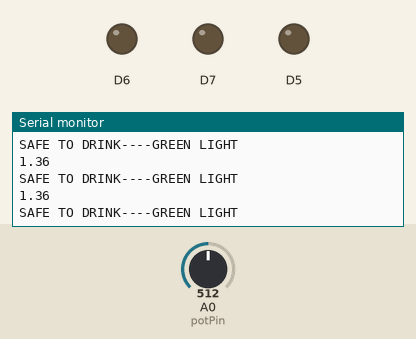
Simulated run of this sketch. Board: ESP8266 (NodeMCU). Shown: output pins drawn as LEDs (lit = HIGH), the last lines printed to the serial monitor. The test bench sets the inputs (shaded band); at power-on: A0 (potPin) = 512.

Above: at 2.2 s.
2.3 s: A0 (potPin) set to 734
At 2.9 s:
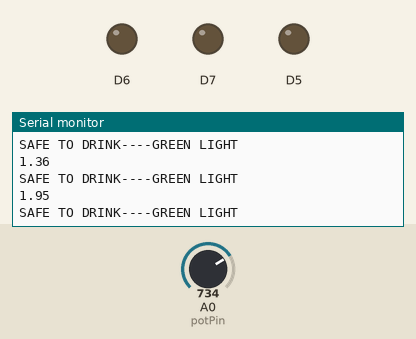
3.8 s: A0 (potPin) set to 770
At 4.4 s:
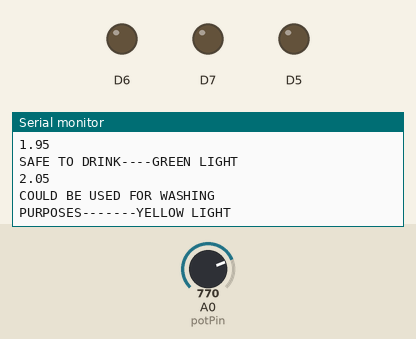
Timing chart, 0 to 6.8 s (numbered marks = the images above; inputs shaded):
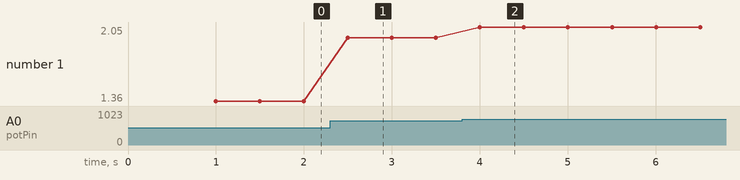

Measured:
- the behaviour switches between 752 and 753 on A0 (potPin) (found by bisection; images 1 and 2)
- after the input at 2.3 s, the serial monitor: prints a new line after 0.20 s (image 1)
- after the input at 3.8 s, the serial monitor: prints a new line after 0.20 s (image 2)
- plotted number 1: 1.36 → 1.95 after the input at 2.3 s, 1.95 → 2.05 after the input at 3.8 s

The sketch:

sketch_jul27a.ino
```cpp
const int potPin=A0;
float ph;
float Value=0;

// CODE FOR TDS SENSOR
/*
#define TdsSensorPin A0
#define VREF 3.3              // analog reference voltage(Volt) of the ADC
#define SCOUNT  30            // sum of sample point

int analogBuffer[SCOUNT];     // store the analog value in the array, read from ADC
int analogBufferTemp[SCOUNT];
int analogBufferIndex = 0;
int copyIndex = 0;

float averageVoltage = 0;
float tdsValue = 0;
float temperature = 23;       // current temperature for compensation

// median filtering algorithm
int getMedianNum(int bArray[], int iFilterLen){
  int bTab[iFilterLen];
  for (byte i = 0; i<iFilterLen; i++)
  bTab[i] = bArray[i];
  int i, j, bTemp;
  for (j = 0; j < iFilterLen - 1; j++) {
    for (i = 0; i < iFilterLen - j - 1; i++) {
      if (bTab[i] > bTab[i + 1]) {
        bTemp = bTab[i];
        bTab[i] = bTab[i + 1];
        bTab[i + 1] = bTemp;
      }
    }
  }
  if ((iFilterLen & 1) > 0){
    bTemp = bTab[(iFilterLen - 1) / 2];
  }
  else {
    bTemp = (bTab[iFilterLen / 2] + bTab[iFilterLen / 2 - 1]) / 2;
  }
  return bTemp;
}

*/

//TDS SENSOR JUGAAD
String check(float tds, float ph)
{
  String b;
  if(tds>100.0 && tds<300.0 && ph>0.5 && ph<2.0)
  {
    b="true";
  }
  else if((tds<100.0 && ph<0.5)|| (tds>300.0 && ph>2.0))
  {
    b="HARMFUL";
  }
  else
  {
    b="medium";
  }
  return b;
}
void setup() {
  // put your setup code here, to run once:
  Serial.begin(9600);
  pinMode(potPin,INPUT);
  delay(1000);
  pinMode(D5,HIGH);
  pinMode(D6,HIGH);
  pinMode(D7,HIGH);
  /*
   Serial.begin(115200);
  pinMode(TdsSensorPin,INPUT);
   */
}
 void loop(){

    Value= analogRead(potPin);
    //Serial.print(Value);
    //Serial.print(" | ");
    float voltage=Value*(3.3/4095.0);
    ph=(3.3*voltage);
    Serial.println(ph);
    /*
     * static unsigned long analogSampleTimepoint = millis();
  if(millis()-analogSampleTimepoint > 40U){     //every 40 milliseconds,read the analog value from the ADC
    analogSampleTimepoint = millis();
    analogBuffer[analogBufferIndex] = analogRead(TdsSensorPin);    //read the analog value and store into the buffer
    analogBufferIndex++;
    if(analogBufferIndex == SCOUNT){
      analogBufferIndex = 0;
    }
  }

  static unsigned long printTimepoint = millis();
  if(millis()-printTimepoint > 800U){
    printTimepoint = millis();
    for(copyIndex=0; copyIndex<SCOUNT; copyIndex++){
      analogBufferTemp[copyIndex] = analogBuffer[copyIndex];

      // read the analog value more stable by the median filtering algorithm, and convert to voltage value
      averageVoltage = getMedianNum(analogBufferTemp,SCOUNT) * (float)VREF / 1024.0;

      //temperature compensation formula: fFinalResult(25^C) = fFinalResult(current)/(1.0+0.02*(fTP-25.0));
      float compensationCoefficient = 1.0+0.02*(temperature-25.0);
      //temperature compensation
      float compensationVoltage=averageVoltage/compensationCoefficient;

      //convert voltage value to tds value
      tdsValue=(133.42*compensationVoltage*compensationVoltage*compensationVoltage - 255.86*compensationVoltage*compensationVoltage + 857.39*compensationVoltage)*0.5;

      //Serial.print("voltage:");
      //Serial.print(averageVoltage,2);
      //Serial.print("V   ");
      Serial.print("TDS Value:");
      Serial.print(tdsValue,0);
      Serial.println("ppm");
    }
  }
     */

     // TDS SENSOR JUGAAD
     float tds_value=130.0;
     String b1=check(tds_value,ph);
     if(b1.equals("true"))
     {
      Serial.println("SAFE TO DRINK----GREEN LIGHT");

     }
     else if(b1.equals("medium"))
     {
      Serial.println("COULD BE USED FOR WASHING PURPOSES-------YELLOW LIGHT");
     }
     else
     {
      Serial.println("VERY DANGEROUS-------RED LIGHT");
     }

    delay(500);

 }
```
